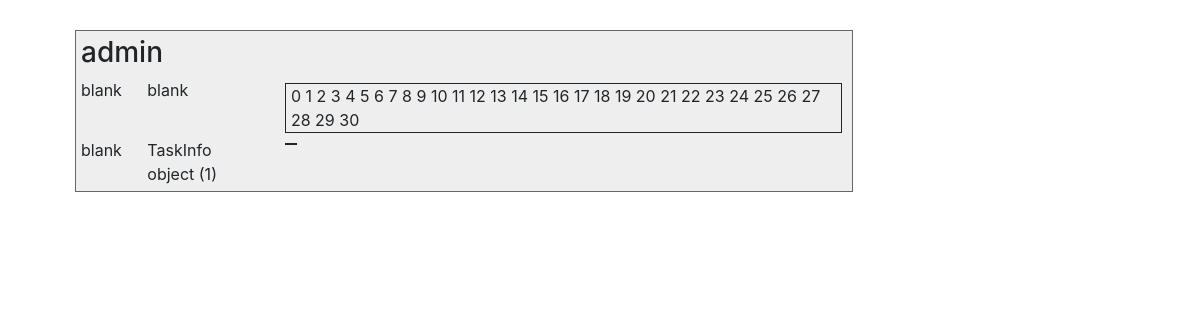
The page / (signed in) on the database as committed earlier.
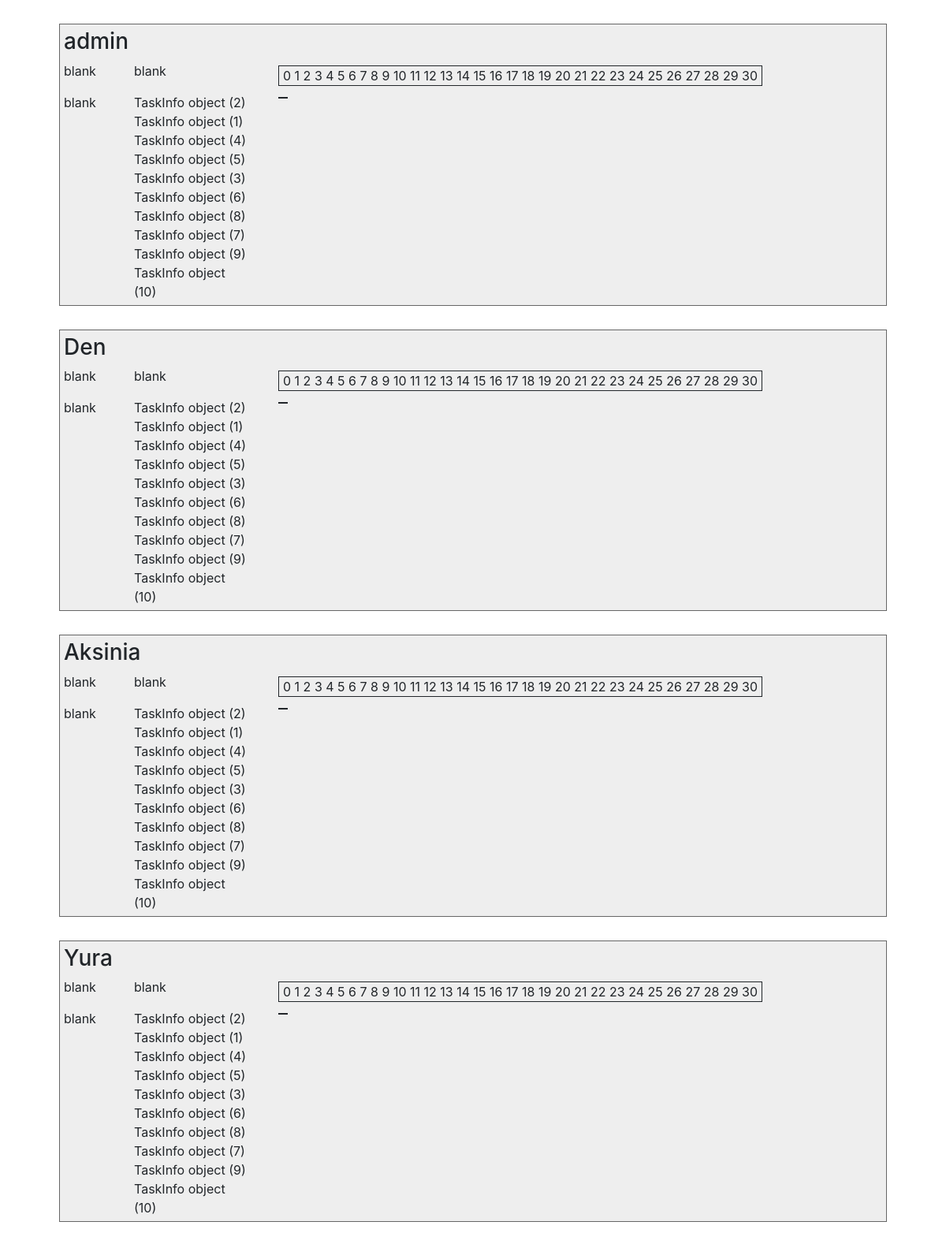
The same page on the database as committed later.
### main/models.py (models this page shows, shortened)
class AdvancedUser(AbstractUser):
    profile_image = models.ImageField(upload_to='user/profile_image', default='img/default_image.jpg')
    is_activated = models.BooleanField(default=True, db_index=True,
                                       verbose_name='Прошел активацию')
    send_messages = models.BooleanField(default=True,
                                        verbose_name='Слать оповещения о новых комментариях?')
    board = models.ForeignKey('MainTaskBoard', on_delete=models.CASCADE, blank=True)
    class Meta(AbstractUser.Meta):
        pass

class TaskInfo(models.Model):
    duration = {
        ('single', 'single'),
        ('day', 'day'),
        ('week', 'week'),
        ('long', 'long')
    }
    main_board = models.ForeignKey(MainTaskBoard, on_delete=models.CASCADE)
    name = models.CharField(max_length=50, verbose_name='Задача')
    description = models.TextField(max_length=2000, verbose_name='Дополнительное описание задачи')
    author = models.ForeignKey(AdvancedUser, on_delete=models.CASCADE, verbose_name='Автор')
    t_duration = models.CharField(choices=duration, max_length=10)
    created_at = models.DateField(editable=False, verbose_name='Создано')
    class Meta:
        verbose_name = 'Задача'
        verbose_name_plural = 'Задачи'
        ordering = ['author', 't_duration']

### main/views.py (the view)
# urls.py: url('', main_board, name='main_board'),
def main_board(request):
    days = days_in_month(datetime.datetime.now().strftime('%B'))
    user_bord_pk = AdvancedUser.objects.get(pk=request.user.pk).board.pk
    main_board = MainTaskBoard.objects.get(pk=user_bord_pk)
    board_users = main_board.advanceduser_set.all()
    users_pk = [pk.pk for pk in board_users]
    all_tasks = TaskInfo.objects.filter(author__in=users_pk)
    print(all_tasks)
    context = {'board_users': board_users, 'main_board': main_board,
               'days': range(days), 'all_tasks': all_tasks}
    return render(request, 'main/main_board.html', context)

### main/calendar.py (called while the page is built)
def days_in_month(month):
    return months[month.lower()]

### main/templates/main/main_board.html (shortened to what this page needs)
{% extends 'main/base.html' %}
{% load bootstrap4 %}
{% load task_length %}
{% block content %}
<div class="container">
    {% for user in board_users %}
    <div class="UserTable">
        <h3>{{ user }}</h3>
        <div class="row">
            <div class="col-md-1">
                <p>blank</p>
            </div>
            <div class="col-md-2">
                <p>blank</p>
            </div>
            <div class="col-md-9">
                <div class="Cell">
                    {% for day in days %}
                        {{ day }}
                    {% endfor %}
                </div>
            </div>
        </div>
        <div class="row">
                <div class="col-md-1">
                    <p>blank</p>
                </div>
                <div class="col-md-2">
                    {% for task in all_tasks %}
                        {{ task }}
                    {% endfor %}
                </div>
                <div class="col-md-9">
                    <div class="Cell">
                    </div>
                </div>
        </div>
    </div>
    {% endfor %}
    </div>
{% endblock %}

### main/templates/main/base.html (shortened to what this page needs)
<!DOCTYPE html>
<html lang="en">
<head>
    {% load static %}
    <link rel="stylesheet" href="https://maxcdn.bootstrapcdn.com/bootstrap/4.0.0/css/bootstrap.min.css"
>
  <link rel="stylesheet" href="{% static 'css/style.css' %}">
</head>
<body>
  <main>
      {% block content %}
      {% endblock %}
  </main>
</body>
</html>

### static/css/style.css (style rules this page uses)
.UserTable { display: table; width:auto; background-color:#eee; border:1px solid #666666; border-spacing:5px; margin: 30px; }
.Cell { display: table-cell; border: solid; border-width: thin; padding-left: 5px; padding-right: 5px; }

Rows that differ between the two databases and show on the page:
added TaskInfo: id "TaskInfo object (2)"
added TaskInfo: id "TaskInfo object (4)"
added TaskInfo: id "TaskInfo object (5)"
added TaskInfo: id "TaskInfo object (3)"
added TaskInfo: id "TaskInfo object (6)"
added TaskInfo: id "TaskInfo object (8)"
added TaskInfo: id "TaskInfo object (7)"
added TaskInfo: id "TaskInfo object (9)"
added TaskInfo: id "TaskInfo object (10)"
added AdvancedUser: username "Den", days "0" "1" "2" "3" "4" "5" "6" "7" "8" "9" "10" "11" "12" "13" "14" "15" "16" "17" "18" "19" "20" "21" "22" "23" "24" "25" "26" "27" "28" "29" "30", TaskInfo (id "TaskInfo object (1)")
added AdvancedUser: username "Aksinia", days "0" "1" "2" "3" "4" "5" "6" "7" "8" "9" "10" "11" "12" "13" "14" "15" "16" "17" "18" "19" "20" "21" "22" "23" "24" "25" "26" "27" "28" "29" "30", TaskInfo (id "TaskInfo object (1)")
added AdvancedUser: username "Yura", days "0" "1" "2" "3" "4" "5" "6" "7" "8" "9" "10" "11" "12" "13" "14" "15" "16" "17" "18" "19" "20" "21" "22" "23" "24" "25" "26" "27" "28" "29" "30", TaskInfo (id "TaskInfo object (1)")
